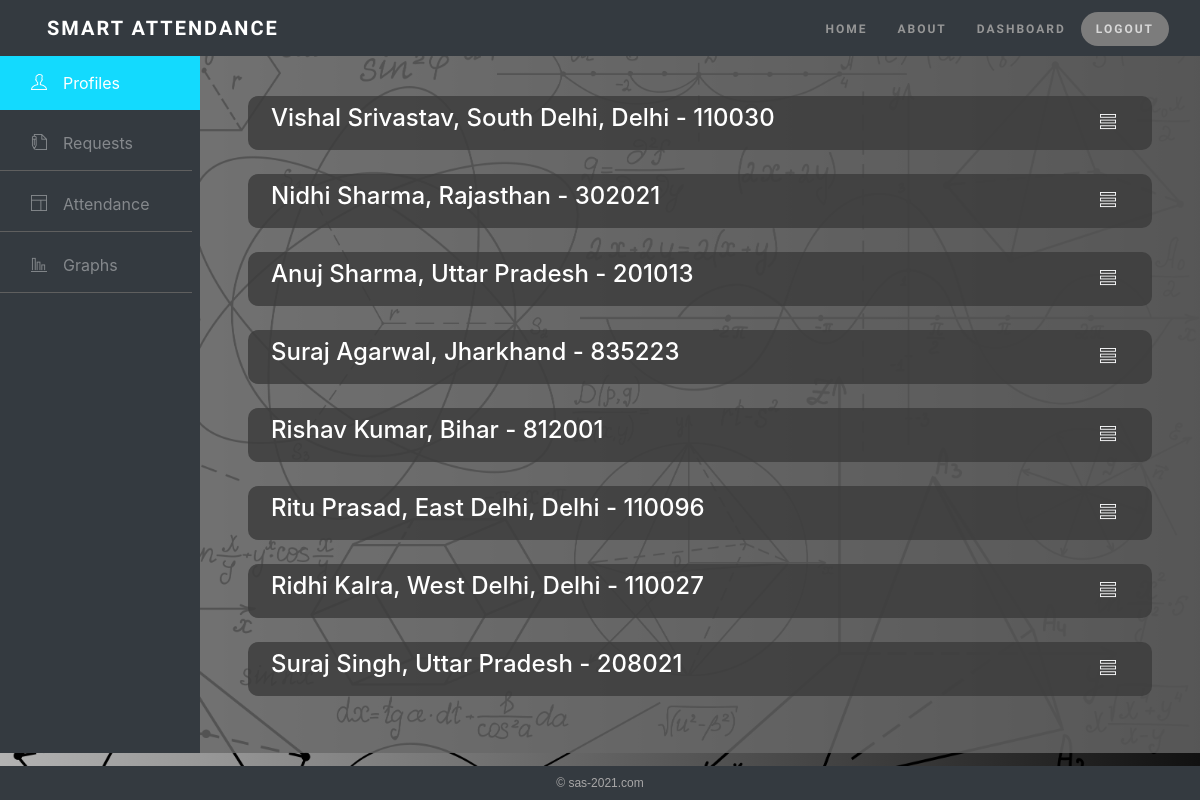
Screenshot of /manage/all_profile/ (signed in) with the database file from the repository.
### main/models.py (models this page shows, shortened)
class UserProfile(models.Model):
    user = models.OneToOneField(User, on_delete=models.CASCADE)
    desg = models.CharField(max_length=50, default="")
    image = models.ImageField(upload_to="images", default="")
    branch = models.CharField(max_length=10, default="MCA")
    sem = models.IntegerField(default=1)
    add_line_1 = models.CharField(max_length=50)
    add_line_2 = models.CharField(max_length=50)
    state = models.CharField(max_length=50)
    pin_code = models.CharField(max_length=20, default="")
    phone = models.CharField(max_length=15)
    dob = models.DateTimeField()
    join = models.DateTimeField(auto_now_add=True)

### root/views.py (the view)
# urls.py: path('all_profile/', views.all_profile, name="all_profile"),
def all_profile(request):
    if request.user.is_superuser:
        data = UserProfile.objects.exclude(desg="Superuser")
        return render(request, 'all_profile.html', {'data': data})
    else:
        return render(request, '404.html')

### root/templates/all_profile.html (shortened to what this page needs)
{% extends 'basic/basic.html' %}
{% load static %}
{% block body %}
<div class="row">
    <div class="bg-dark col-md-2">
        <ul id="side-menu">
            <li><a href="/manage/all_profile" class="links activebar">
                    <i class="ti-user mx-3"></i>Profiles</a></li>
            <li><a href="/manage/requests" class="links bar">
                    <i class="ti-write mx-3"></i>Requests</a></li>
            <li><a href="/manage/all_attendance" class="links bar">
                    <i class="ti-layout mx-3"></i>Attendance</a></li>
            <li><a href="/manage/all_graphs" class="links bar">
                    <i class="ti-bar-chart-alt mx-3"></i>Graphs</a></li>
        </ul>
    </div>
    <div data-simplebar class="col-md-10 window bg py-3 px-5">
        {% for item in data %}
        <div id="{{item.user.username}}1">
            <div class="row box">
                <div class="my-2 col-md-12">
                    <h4 class="mx-2">{{item.user.first_name}} {{item.user.last_name}}, {{item.state}} -
                        {{item.pin_code}}
                        <button class="btn-transparent btn float-right text-light"
                            onclick="showDetail({{item.user.username}})"><i class="ti-view-list"></i></button>
                    </h4>
                </div>
            </div>
        </div>
        {% endfor %}
    </div>
</div>
{% include "basic/footerSmall.html" %}
{% endblock %}

### main/static/css/main.css (style rules this page uses)
* { box-sizing: border-box; padding: 0; margin: 0; }
body { margin: 0px; padding: 0px; }
ul { list-style: none; }
a { text-decoration: none; color: rgb(206, 206, 206); }
.cool-background { width: 100%; background: #131313; background: -webkit-linear-gradient(to left, #141414, #b3b3b3); background-image: url("/static/images/s.png"), linear-gradient(to left, #111111, #b3b3b3); background-size: 100%; color: #fff; }
::placeholder { font-size: 10px; font-style: italic; }
.col-md-2 { margin: 0%; padding: 0%; }
.row { margin: 0% !important; }
.links { width: 100%; margin: 0; padding: 0%; position: relative; cursor: pointer; display: inline-block; overflow: hidden; -webkit-tap-highlight-color: transparent; }
#side-menu li a { color: rgba(255, 255, 255, 0.4); text-decoration: none; }
#side-menu > li > a { padding: 15px 30px 15px 15px; }
#side-menu > li > a.activebar { background-color: #13dafe; color: #fff; }
.bg { background: rgba(104, 104, 104, 0.8); }
.window { overflow: auto; min-height: 87.1vh; max-height: 87.1vh; }
::placeholder { color: rgb(168, 168, 168); font-size: 15px; font-style: normal !important; opacity: 0.8; }
.bar { border-bottom: 1px solid; border-color: rgb(95, 95, 95); width: 96%; }
.box { background: rgba(59, 59, 59, 0.8); border-radius: 10px 10px 10px 10px; -webkit-tap-highlight-color: transparent; }

### rows the page displays
UserProfile: user.first_name "Vishal", user.last_name "Srivastav", state "South Delhi, Delhi", pin_code "110030"
UserProfile: user.first_name "Nidhi", user.last_name "Sharma", state "Rajasthan", pin_code "302021"
UserProfile: user.first_name "Anuj", user.last_name "Sharma", state "Uttar Pradesh", pin_code "201013"
UserProfile: user.first_name "Suraj", user.last_name "Agarwal", state "Jharkhand", pin_code "835223"
UserProfile: user.first_name "Rishav", user.last_name "Kumar", state "Bihar", pin_code "812001"
UserProfile: user.first_name "Ritu", user.last_name "Prasad", state "East Delhi, Delhi", pin_code "110096"
UserProfile: user.first_name "Ridhi", user.last_name "Kalra", state "West Delhi, Delhi", pin_code "110027"
UserProfile: user.first_name "Suraj", user.last_name "Singh", state "Uttar Pradesh", pin_code "208021"
